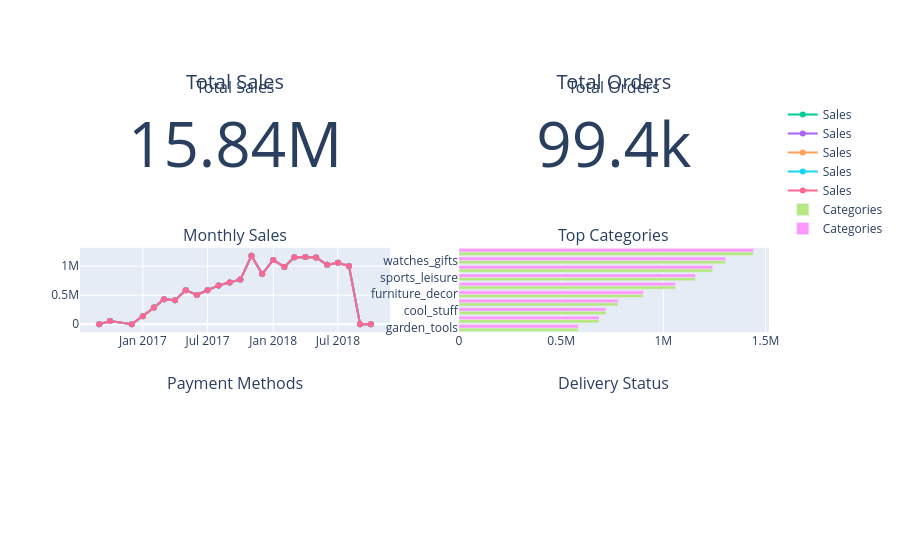

Here is the notebook cell this chart was saved with:
### Code cell
category_revenue = (
    main_df.groupby("product_category_name_english")["total_cost"]
    .sum()
    .sort_values(ascending=False)
)

top_categories = category_revenue.head(10).sort_values()

dashboard.add_trace(
    go.Bar(
        x=top_categories.values,
        y=top_categories.index,
        orientation="h",
        name="Categories",
    ),
    row=2,
    col=2,
)

dashboard.add_trace(
    go.Bar(
        x=top_categories.values,
        y=top_categories.index,
        orientation="h",
        name="Categories"
    ),
    row=2,
    col=2
)

### Figure 1 — Plotly figure (JSON) as saved in the notebook; plotly's stock layout.template omitted (floating-point values rounded to 4 significant figures)
{"data": [{"domain": {"x": [0, 0.45], "y": [0.7778, 1]}, "mode": "number", "title": {"text": "Total Sales"}, "type": "indicator", "value": 15840000.0}, {"domain": {"x": [0.55, 1], "y": [0.7778, 1]}, "mode": "number", "title": {"text": "Total Orders"}, "type": "indicator", "value": 99441}, {"mode": "lines+markers", "name": "Sales", "type": "scatter", "x": ["2016-09", "2016-10", "2016-12", "2017-01", "2017-02", "2017-03", "2017-04", "2017-05", "2017-06", "2017-07", "2017-08", "2017-09", "2017-10", "2017-11", "2017-12", "2018-01", "2018-02", "2018-03", "2018-04", "2018-05", "2018-06", "2018-07", "2018-08", "2018-09", "2018-10"], "xaxis": "x", "y": [354.8, 56810.0, 19.62, 137200.0, 286300.0, 432000.0, 412400.0, 586200.0, 503000.0, 585000.0, 668200.0, 720400.0, 769300.0, 1179000.0, 863500.0, 1107000.0, 986900.0, 1155000.0, 1160000.0, 1150000.0, 1023000.0, 1059000.0, 1003000.0, 166.5, 0.0], "yaxis": "y"}, {"mode": "lines+markers", "name": "Sales", "type": "scatter", "x": ["2016-09", "2016-10", "2016-12", "2017-01", "2017-02", "2017-03", "2017-04", "2017-05", "2017-06", "2017-07", "2017-08", "2017-09", "2017-10", "2017-11", "2017-12", "2018-01", "2018-02", "2018-03", "2018-04", "2018-05", "2018-06", "2018-07", "2018-08", "2018-09", "2018-10"], "xaxis": "x", "y": [354.8, 56810.0, 19.62, 137200.0, 286300.0, 432000.0, 412400.0, 586200.0, 503000.0, 585000.0, 668200.0, 720400.0, 769300.0, 1179000.0, 863500.0, 1107000.0, 986900.0, 1155000.0, 1160000.0, 1150000.0, 1023000.0, 1059000.0, 1003000.0, 166.5, 0.0], "yaxis": "y"}, {"mode": "lines+markers", "name": "Sales", "type": "scatter", "x": ["2016-09", "2016-10", "2016-12", "2017-01", "2017-02", "2017-03", "2017-04", "2017-05", "2017-06", "2017-07", "2017-08", "2017-09", "2017-10", "2017-11", "2017-12", "2018-01", "2018-02", "2018-03", "2018-04", "2018-05", "2018-06", "2018-07", "2018-08", "2018-09", "2018-10"], "xaxis": "x", "y": [354.8, 56810.0, 19.62, 137200.0, 286300.0, 432000.0, 412400.0, 586200.0, 503000.0, 585000.0, 668200.0, 720400.0, 769300.0, 1179000.0, 863500.0, 1107000.0, 986900.0, 1155000.0, 1160000.0, 1150000.0, 1023000.0, 1059000.0, 1003000.0, 166.5, 0.0], "yaxis": "y"}, {"mode": "lines+markers", "name": "Sales", "type": "scatter", "x": ["2016-09", "2016-10", "2016-12", "2017-01", "2017-02", "2017-03", "2017-04", "2017-05", "2017-06", "2017-07", "2017-08", "2017-09", "2017-10", "2017-11", "2017-12", "2018-01", "2018-02", "2018-03", "2018-04", "2018-05", "2018-06", "2018-07", "2018-08", "2018-09", "2018-10"], "xaxis": "x", "y": [354.8, 56810.0, 19.62, 137200.0, 286300.0, 432000.0, 412400.0, 586200.0, 503000.0, 585000.0, 668200.0, 720400.0, 769300.0, 1179000.0, 863500.0, 1107000.0, 986900.0, 1155000.0, 1160000.0, 1150000.0, 1023000.0, 1059000.0, 1003000.0, 166.5, 0.0], "yaxis": "y"}, {"mode": "lines+markers", "name": "Sales", "type": "scatter", "x": ["2016-09", "2016-10", "2016-12", "2017-01", "2017-02", "2017-03", "2017-04", "2017-05", "2017-06", "2017-07", "2017-08", "2017-09", "2017-10", "2017-11", "2017-12", "2018-01", "2018-02", "2018-03", "2018-04", "2018-05", "2018-06", "2018-07", "2018-08", "2018-09", "2018-10"], "xaxis": "x", "y": [354.8, 56810.0, 19.62, 137200.0, 286300.0, 432000.0, 412400.0, 586200.0, 503000.0, 585000.0, 668200.0, 720400.0, 769300.0, 1179000.0, 863500.0, 1107000.0, 986900.0, 1155000.0, 1160000.0, 1150000.0, 1023000.0, 1059000.0, 1003000.0, 166.5, 0.0], "yaxis": "y"}, {"name": "Categories", "orientation": "h", "type": "bar", "x": [584200.0, 685400.0, 719300.0, 778400.0, 902500.0, 1059000.0, 1157000.0, 1242000.0, 1306000.0, 1441000.0], "xaxis": "x2", "y": ["garden_tools", "auto", "cool_stuff", "housewares", "furniture_decor", "computers_accessories", "sports_leisure", "bed_bath_table", "watches_gifts", "health_beauty"], "yaxis": "y2"}, {"name": "Categories", "orientation": "h", "type": "bar", "x": [584200.0, 685400.0, 719300.0, 778400.0, 902500.0, 1059000.0, 1157000.0, 1242000.0, 1306000.0, 1441000.0], "xaxis": "x2", "y": ["garden_tools", "auto", "cool_stuff", "housewares", "furniture_decor", "computers_accessories", "sports_leisure", "bed_bath_table", "watches_gifts", "health_beauty"], "yaxis": "y2"}], "layout": {"annotations": [{"font": {"size": 16}, "showarrow": false, "text": "Total Sales", "x": 0.225, "xanchor": "center", "xref": "paper", "y": 1, "yanchor": "bottom", "yref": "paper"}, {"font": {"size": 16}, "showarrow": false, "text": "Total Orders", "x": 0.775, "xanchor": "center", "xref": "paper", "y": 1, "yanchor": "bottom", "yref": "paper"}, {"font": {"size": 16}, "showarrow": false, "text": "Monthly Sales", "x": 0.225, "xanchor": "center", "xref": "paper", "y": 0.6111, "yanchor": "bottom", "yref": "paper"}, {"font": {"size": 16}, "showarrow": false, "text": "Top Categories", "x": 0.775, "xanchor": "center", "xref": "paper", "y": 0.6111, "yanchor": "bottom", "yref": "paper"}, {"font": {"size": 16}, "showarrow": false, "text": "Payment Methods", "x": 0.225, "xanchor": "center", "xref": "paper", "y": 0.2222, "yanchor": "bottom", "yref": "paper"}, {"font": {"size": 16}, "showarrow": false, "text": "Delivery Status", "x": 0.775, "xanchor": "center", "xref": "paper", "y": 0.2222, "yanchor": "bottom", "yref": "paper"}], "xaxis": {"anchor": "y", "domain": [0, 0.45]}, "xaxis2": {"anchor": "y2", "domain": [0.55, 1]}, "xaxis3": {"anchor": "y3", "domain": [0, 0.45]}, "xaxis4": {"anchor": "y4", "domain": [0.55, 1]}, "yaxis": {"anchor": "x", "domain": [0.3889, 0.6111]}, "yaxis2": {"anchor": "x2", "domain": [0.3889, 0.6111]}, "yaxis3": {"anchor": "x3", "domain": [0, 0.2222]}, "yaxis4": {"anchor": "x4", "domain": [0, 0.2222]}}}
